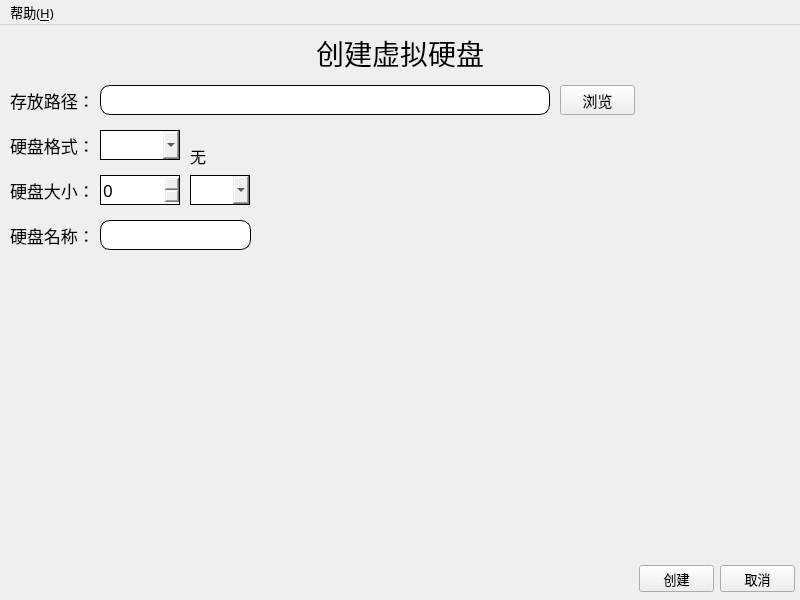
<?xml version="1.0" encoding="UTF-8"?>
<ui version="4.0">
 <class>CreateVHDWindow</class>
 <widget class="QMainWindow" name="CreateVHDWindow">
  <property name="geometry">
   <rect>
    <x>0</x>
    <y>0</y>
    <width>800</width>
    <height>600</height>
   </rect>
  </property>
  <property name="sizePolicy">
   <sizepolicy hsizetype="Fixed" vsizetype="Fixed">
    <horstretch>0</horstretch>
    <verstretch>0</verstretch>
   </sizepolicy>
  </property>
  <property name="minimumSize">
   <size>
    <width>800</width>
    <height>600</height>
   </size>
  </property>
  <property name="maximumSize">
   <size>
    <width>800</width>
    <height>600</height>
   </size>
  </property>
  <property name="font">
   <font>
    <family>微软雅黑</family>
    <pointsize>10</pointsize>
   </font>
  </property>
  <property name="windowTitle">
   <string>新建虚拟硬盘</string>
  </property>
  <widget class="QWidget" name="centralwidget">
   <widget class="QLabel" name="introduce">
    <property name="enabled">
     <bool>true</bool>
    </property>
    <property name="geometry">
     <rect>
      <x>190</x>
      <y>95</y>
      <width>101</width>
      <height>71</height>
     </rect>
    </property>
    <property name="sizePolicy">
     <sizepolicy hsizetype="Preferred" vsizetype="Preferred">
      <horstretch>0</horstretch>
      <verstretch>0</verstretch>
     </sizepolicy>
    </property>
    <property name="font">
     <font>
      <family>微软雅黑</family>
      <pointsize>12</pointsize>
     </font>
    </property>
    <property name="text">
     <string>无</string>
    </property>
   </widget>
   <widget class="QComboBox" name="format">
    <property name="geometry">
     <rect>
      <x>100</x>
      <y>105</y>
      <width>80</width>
      <height>30</height>
     </rect>
    </property>
    <property name="sizePolicy">
     <sizepolicy hsizetype="Fixed" vsizetype="Fixed">
      <horstretch>0</horstretch>
      <verstretch>0</verstretch>
     </sizepolicy>
    </property>
    <property name="font">
     <font>
      <family>微软雅黑</family>
      <pointsize>13</pointsize>
     </font>
    </property>
    <property name="styleSheet">
     <string notr="true">/*border-radius: 10px;*/
border: 1px solid;
</string>
    </property>
   </widget>
   <widget class="QLabel" name="label_2">
    <property name="geometry">
     <rect>
      <x>10</x>
      <y>105</y>
      <width>85</width>
      <height>30</height>
     </rect>
    </property>
    <property name="sizePolicy">
     <sizepolicy hsizetype="Fixed" vsizetype="Fixed">
      <horstretch>0</horstretch>
      <verstretch>0</verstretch>
     </sizepolicy>
    </property>
    <property name="font">
     <font>
      <family>微软雅黑</family>
      <pointsize>13</pointsize>
     </font>
    </property>
    <property name="text">
     <string>硬盘格式：</string>
    </property>
   </widget>
   <widget class="QLabel" name="label">
    <property name="geometry">
     <rect>
      <x>10</x>
      <y>60</y>
      <width>85</width>
      <height>30</height>
     </rect>
    </property>
    <property name="font">
     <font>
      <family>微软雅黑</family>
      <pointsize>13</pointsize>
     </font>
    </property>
    <property name="text">
     <string>存放路径：</string>
    </property>
   </widget>
   <widget class="QLineEdit" name="VHD_Path">
    <property name="geometry">
     <rect>
      <x>100</x>
      <y>60</y>
      <width>450</width>
      <height>30</height>
     </rect>
    </property>
    <property name="font">
     <font>
      <family>微软雅黑</family>
      <pointsize>13</pointsize>
     </font>
    </property>
    <property name="styleSheet">
     <string notr="true">border-radius: 10px;
border: 1px solid;
</string>
    </property>
   </widget>
   <widget class="QPushButton" name="browse">
    <property name="geometry">
     <rect>
      <x>560</x>
      <y>60</y>
      <width>75</width>
      <height>30</height>
     </rect>
    </property>
    <property name="sizePolicy">
     <sizepolicy hsizetype="Fixed" vsizetype="Fixed">
      <horstretch>0</horstretch>
      <verstretch>0</verstretch>
     </sizepolicy>
    </property>
    <property name="font">
     <font>
      <family>微软雅黑</family>
      <pointsize>11</pointsize>
     </font>
    </property>
    <property name="text">
     <string>浏览</string>
    </property>
   </widget>
   <widget class="QPushButton" name="CreateButton">
    <property name="geometry">
     <rect>
      <x>639</x>
      <y>540</y>
      <width>75</width>
      <height>27</height>
     </rect>
    </property>
    <property name="sizePolicy">
     <sizepolicy hsizetype="Fixed" vsizetype="Fixed">
      <horstretch>0</horstretch>
      <verstretch>0</verstretch>
     </sizepolicy>
    </property>
    <property name="text">
     <string>创建</string>
    </property>
   </widget>
   <widget class="QPushButton" name="CancelButton">
    <property name="geometry">
     <rect>
      <x>720</x>
      <y>540</y>
      <width>75</width>
      <height>27</height>
     </rect>
    </property>
    <property name="sizePolicy">
     <sizepolicy hsizetype="Fixed" vsizetype="Fixed">
      <horstretch>0</horstretch>
      <verstretch>0</verstretch>
     </sizepolicy>
    </property>
    <property name="text">
     <string>取消</string>
    </property>
   </widget>
   <widget class="QLabel" name="title">
    <property name="geometry">
     <rect>
      <x>316</x>
      <y>10</y>
      <width>168</width>
      <height>36</height>
     </rect>
    </property>
    <property name="sizePolicy">
     <sizepolicy hsizetype="Fixed" vsizetype="Fixed">
      <horstretch>0</horstretch>
      <verstretch>0</verstretch>
     </sizepolicy>
    </property>
    <property name="font">
     <font>
      <family>微软雅黑</family>
      <pointsize>21</pointsize>
      <underline>false</underline>
      <strikeout>false</strikeout>
      <stylestrategy>PreferDefault</stylestrategy>
     </font>
    </property>
    <property name="contextMenuPolicy">
     <enum>Qt::DefaultContextMenu</enum>
    </property>
    <property name="layoutDirection">
     <enum>Qt::LeftToRight</enum>
    </property>
    <property name="autoFillBackground">
     <bool>false</bool>
    </property>
    <property name="text">
     <string>创建虚拟硬盘</string>
    </property>
    <property name="alignment">
     <set>Qt::AlignCenter</set>
    </property>
   </widget>
   <widget class="QLabel" name="label_3">
    <property name="geometry">
     <rect>
      <x>10</x>
      <y>150</y>
      <width>85</width>
      <height>30</height>
     </rect>
    </property>
    <property name="font">
     <font>
      <family>微软雅黑</family>
      <pointsize>13</pointsize>
     </font>
    </property>
    <property name="text">
     <string>硬盘大小：</string>
    </property>
   </widget>
   <widget class="QSpinBox" name="size">
    <property name="geometry">
     <rect>
      <x>100</x>
      <y>150</y>
      <width>80</width>
      <height>30</height>
     </rect>
    </property>
    <property name="font">
     <font>
      <family>微软雅黑</family>
      <pointsize>13</pointsize>
     </font>
    </property>
    <property name="styleSheet">
     <string notr="true">/*border-radius: 10px;*/
border: 1px solid;</string>
    </property>
   </widget>
   <widget class="QComboBox" name="unit">
    <property name="geometry">
     <rect>
      <x>190</x>
      <y>150</y>
      <width>60</width>
      <height>30</height>
     </rect>
    </property>
    <property name="font">
     <font>
      <family>微软雅黑</family>
      <pointsize>13</pointsize>
     </font>
    </property>
    <property name="styleSheet">
     <string notr="true">/*border-radius: 10px;*/
border: 1px solid;</string>
    </property>
   </widget>
   <widget class="QLabel" name="label_4">
    <property name="geometry">
     <rect>
      <x>10</x>
      <y>195</y>
      <width>85</width>
      <height>30</height>
     </rect>
    </property>
    <property name="font">
     <font>
      <family>微软雅黑</family>
      <pointsize>13</pointsize>
     </font>
    </property>
    <property name="text">
     <string>硬盘名称：</string>
    </property>
   </widget>
   <widget class="QLineEdit" name="name">
    <property name="geometry">
     <rect>
      <x>100</x>
      <y>195</y>
      <width>151</width>
      <height>30</height>
     </rect>
    </property>
    <property name="font">
     <font>
      <family>微软雅黑</family>
      <pointsize>13</pointsize>
     </font>
    </property>
    <property name="styleSheet">
     <string notr="true">border-radius: 10px;
border: 1px solid;</string>
    </property>
   </widget>
  </widget>
  <widget class="QMenuBar" name="menubar">
   <property name="geometry">
    <rect>
     <x>0</x>
     <y>0</y>
     <width>800</width>
     <height>25</height>
    </rect>
   </property>
   <widget class="QMenu" name="menu_Help">
    <property name="title">
     <string>帮助(&amp;H)</string>
    </property>
    <addaction name="About"/>
   </widget>
   <addaction name="menu_Help"/>
  </widget>
  <action name="About">
   <property name="icon">
    <iconset>
     <normaloff>../img/qemu.ico</normaloff>../img/qemu.ico</iconset>
   </property>
   <property name="text">
    <string>关于 QEMU-GUI 创建虚拟硬盘(&amp;A)</string>
   </property>
  </action>
 </widget>
 <resources/>
 <connections/>
</ui>
